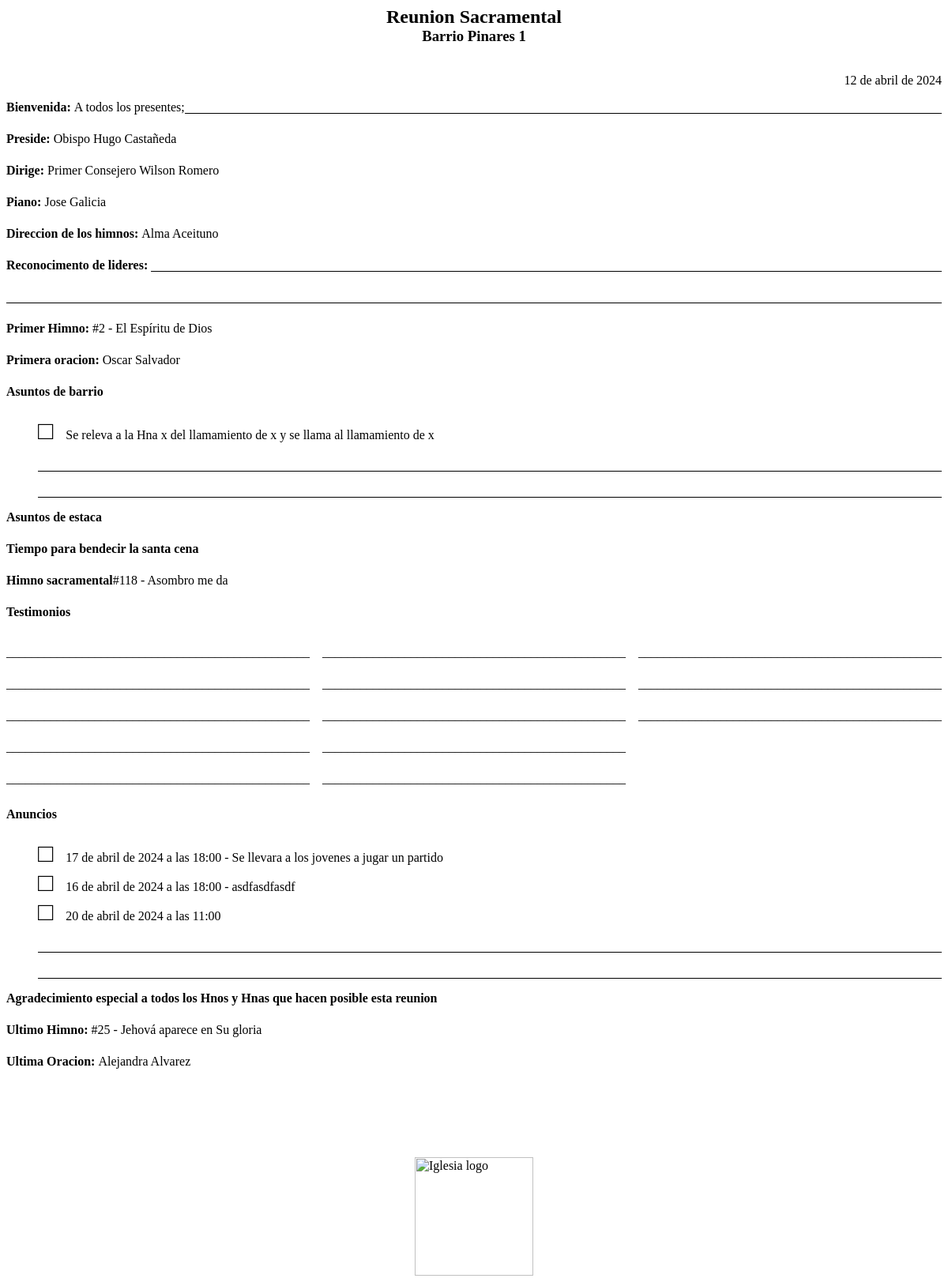
/1/, run on the app's committed database.
### api/models.py (models this page shows, shortened)
class Agenda(models.Model):
	fecha = models.DateField(auto_now=False, auto_now_add=False)
	primer_domingo = models.BooleanField(default=False)
	dirige = models.ForeignKey(Obispado, models.SET_NULL, blank=True, null=True, related_name="dirige")
	preside = models.ForeignKey(Obispado, models.SET_NULL, blank=True, null=True, related_name="preside")
	piano = models.CharField(max_length=50, default="Jose Galicia")
	direccion_himnos = models.CharField(max_length=50, default="Alma Aceituno")

class Obispado(models.Model):
	nombre = models.CharField(max_length=50)
	llamamiento = models.CharField(choices=LLAMAMIENTOS, max_length=2)
	class Meta(object):
		verbose_name_plural = "Obispado"

class Asunto(models.Model):
	organizacion = models.ForeignKey(Organizacion, models.SET_NULL, blank=True, null=True)
	titulo = models.CharField(max_length=50)
	descripcion = models.TextField(blank=True)
	fecha = models.DateField(auto_now=False, auto_now_add=False)
	encargado = models.ForeignKey(Obispado, models.SET_NULL, blank=True, null=True)
	agenda = models.ManyToManyField(Agenda, blank=True)

class Actividad(models.Model):
	organizacion = models.ForeignKey(Organizacion, models.SET_NULL, blank=False, null=True)
	titulo = models.CharField(max_length=50)
	descripcion = models.TextField()
	fecha = models.DateTimeField(auto_now=False, auto_now_add=False)
	presupuesto = models.BooleanField(default=False)
	aprobado = models.BooleanField(default=False)
	agenda = models.ManyToManyField(Agenda, blank=True)
	class Meta(object):
		verbose_name_plural = "Actividades"

class Templo(models.Model):
	fecha = models.DateTimeField(auto_now=False, auto_now_add=False)
	reservado_por = models.ForeignKey(Obispado, models.SET_NULL, blank=True, null=True)
	reserva_confirmada = models.BooleanField(default=False)
	observaciones = models.TextField(blank=True)
	agenda = models.ManyToManyField(Agenda, blank=True)
	class Meta(object):
		verbose_name_plural = "Templo"

### api/views.py (the view)
# urls.py: path('<int:pk>/', render_agenda, name="agenda"),
def render_agenda(request, pk):
    try:
        agenda = Agenda.objects.get(pk=pk)
        return render(request, "api/agenda.html", {"agenda": agenda})
    except Agenda.DoesNotExist:
        return render(request, "api/agenda.html")

### api/templatetags/utils.py (called while the page is built)
@register.filter
def himno(data, tipo):
    for value in data:
        if value.get("tipo") == tipo:
            return f"{LISTA_HIMNOS[value.get('numero')]}"

@register.filter
def oracion(data, tipo):
    for value in data:
        if value.get("tipo") == tipo:
            return f"{value.get('nombre')}"

### api/templates/api/agenda.html (shortened to what this page needs)
{% load utils %}
<html lang="en">
<head>
</head>
<body>
  {% if agenda %}
    <header>
      <h2>Reunion Sacramental</h2>
      <h3>Barrio Pinares 1</h3>
      <br /><br />
      <section>{{agenda.fecha}}</section>
    </header>
    <main>
      <p><strong>Bienvenida:&nbsp;</strong>A todos los presentes; <span class="divider"> </span></p>
      <p><strong>Preside:&nbsp;</strong>{{agenda.preside.get_llamamiento_display}} {{agenda.preside.nombre}}</p>
      <p><strong>Dirige:&nbsp;</strong>{{agenda.dirige.get_llamamiento_display}} {{agenda.dirige.nombre}}</p>
      <p><strong>Piano:&nbsp;</strong> {{agenda.piano}}</p>
      <p><strong>Direccion de los himnos:&nbsp;</strong> {{agenda.direccion_himnos}}</p>
      <p><strong>Reconocimento de lideres:&nbsp;</strong><span class="divider"></span></p>
      <p><span class="divider"></span></p>
      <p><strong>Primer Himno:&nbsp;</strong> {{agenda.himno_set.values| himno:'1er'}}</p>
      <p><strong>Primera oracion:&nbsp;</strong>  {{agenda.oracion_set.values|oracion:'primera'}}</p>
      {% if agenda.asunto_set.values|length > 0 %}
        <p><strong>Asuntos de barrio</strong></p>
        <ul>
          {% for asunto in agenda.asunto_set.all  %}
            <li class="with-bullet">{{asunto.descripcion}}</li>
          {% endfor %}
          <p><span class="divider"></span></p>
          <p><span class="divider"></span></p>
        </ul>
      {% endif %}
      <p><strong>Asuntos de estaca</strong></p>
      <p><strong>Tiempo para bendecir la santa cena</strong></p>
      <p><strong>Himno sacramental</strong> {{agenda.himno_set.values | himno:'2do'}}</p>
      {% if agenda.primer_domingo %}
        <p style="page-break-before: always;"><strong>Testimonios</strong></p>
        <div class="testimonios">
          ________________________________________________________________________________________________________________________________________________________________________________________________________________________________________________________________________________________________________________________________________________________________________________________________________________________________________________________________________________________________________________________________________________________________________________________________________________________________________________
        </div>
        <p><strong>Anuncios</strong></p>
        <ul>
          {% if agenda.actividad_set.values|length > 0 %}
            {% for anuncio in agenda.actividad_set.values %}
              <li class="with-bullet">{{anuncio.fecha}} - {{anuncio.descripcion}}</li>
            {% endfor %}
          {% endif %}
          {% if agenda.templo_set.values|length > 0 %}
            {% for templo in agenda.templo_set.values %}
              <li class="with-bullet">{{templo.fecha}}</li>
            {% endfor %}
          {% endif %}
          <p><span class="divider"></span></p>
          <p><span class="divider"></span></p>
        </ul>
      {% endif %}
      <p><strong>Agradecimiento especial a todos los Hnos y Hnas que hacen posible esta reunion</strong></p>
      <p><strong>Ultimo Himno:&nbsp;</strong> {{agenda.himno_set.values | himno:'4to'}}</p>
      <p><strong>Ultima Oracion:&nbsp;</strong> {{agenda.oracion_set.values | oracion:'final'}}</p>
    </main>
    <footer>
      <br /><br /><br /><br /><br />
      <img src="https://www.churchofjesuschrist.org/imgs/0fd2691a8a019111765601085628ed5183d2c812/full/200%2C/0/default.png" alt="Iglesia logo">
    </footer>
  {% else %}
    <h2>No hay agenda para la fecha seleccionada</h2>
  {% endif %}
</body>
</html>

### api/templates/api/agenda.html (style rules this page uses)
header { display: flex; flex-direction: column; width: 100%; }
header > h2, header > h3 { margin: 0 auto; }
header > section { display: flex; flex-direction: row; justify-content: end; }
footer > img { display: block; margin: 0 auto; height: 150px; }
.divider { border-bottom: 1px solid black; display: block; height: 1em; flex: 1; }
main { max-width: 100%; }
main > p { display: flex; height: 1.5em; }
.testimonios { columns: 3; word-break: break-all; line-height: 40px; width: auto; column-gap: 1.5em 1.5em; }
ul { list-style-type: none; margin-block-start: 0; }
li.with-bullet:before { content: "\25A1"; font-size: 2em; margin-right: 0.5em; }

### data on the page
Agenda: fecha "12 de abril de 2024", preside.llamamiento "Obispo", preside.nombre "Hugo Castañeda", dirige.llamamiento "Primer Consejero", dirige.nombre "Wilson Romero", piano "Jose Galicia", direccion_himnos "Alma Aceituno", himno_set.values|himno "#2 - El Espíritu de Dios", oracion_set.values|oracion "Oscar Salvador", himno_set.values|himno "#118 - Asombro me da", himno_set.values|himno "#25 - Jehová aparece en Su gloria", oracion_set.values|oracion "Alejandra Alvarez"
Asunto: descripcion "Se releva a la Hna x del llamamiento de x y se llama al llamamiento de x"
Actividad: fecha "17 de abril de 2024 a las 18:00", descripcion "Se llevara a los jovenes a jugar un partido"
Actividad: fecha "16 de abril de 2024 a las 18:00", descripcion "asdfasdfasdf"
Templo: fecha "20 de abril de 2024 a las 11:00"
